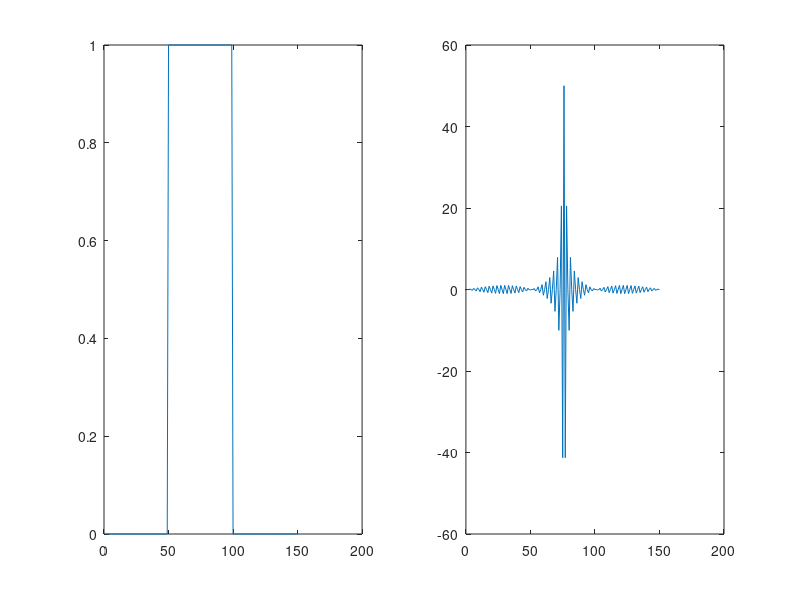

Recreate this plot in MATLAB.
rect_(1:50)=0;
rect_(50:100)=1;
rect_(100:150)=0;

RECT_ = fftshift(fft(rect_));

figure;
subplot(1,2,1);
plot(rect_);

subplot(1,2,2);
plot(real(RECT_));


